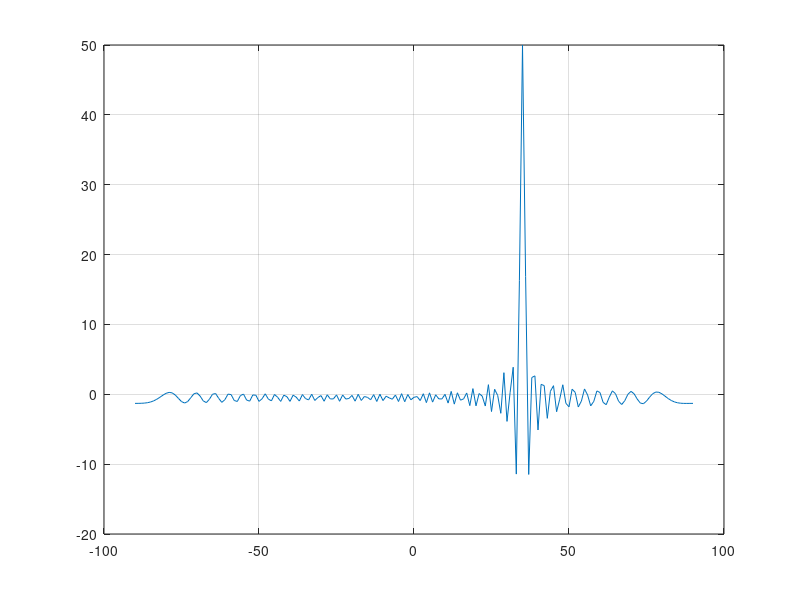

MATLAB code for this plot:
clear all;
%current angle of DN in degrees (from -maxAlphaDeg to maxAlphaDeg)
alphaPDeg = 35; 
%max angle of DN in degrees
maxAlphaDeg = 90; 
N = 50; % number of elements
d = 0.5; % between elements
lambda = 2*d; % length of wave
%omega = 2*pi*299792458/lambda;
A = 1; % amplitude
stepByAlpha = 1;

alphaP = alphaPDeg/180*pi;
i = 0;
for alphaDeg = -maxAlphaDeg : stepByAlpha : maxAlphaDeg
    %alphaDeg
    i = i + 1;
    Y(i) = 0;
    alpha = alphaDeg/180*pi;
    %for n = -N/2 : N/2 - 1
    for n = 1 : N
        Y(i) = Y(i) + A*exp(j*2*pi*n*d*(sin(alphaP)-sin(alpha))/lambda);
    end
end
plot([-maxAlphaDeg:stepByAlpha:maxAlphaDeg], real(Y))
grid on
